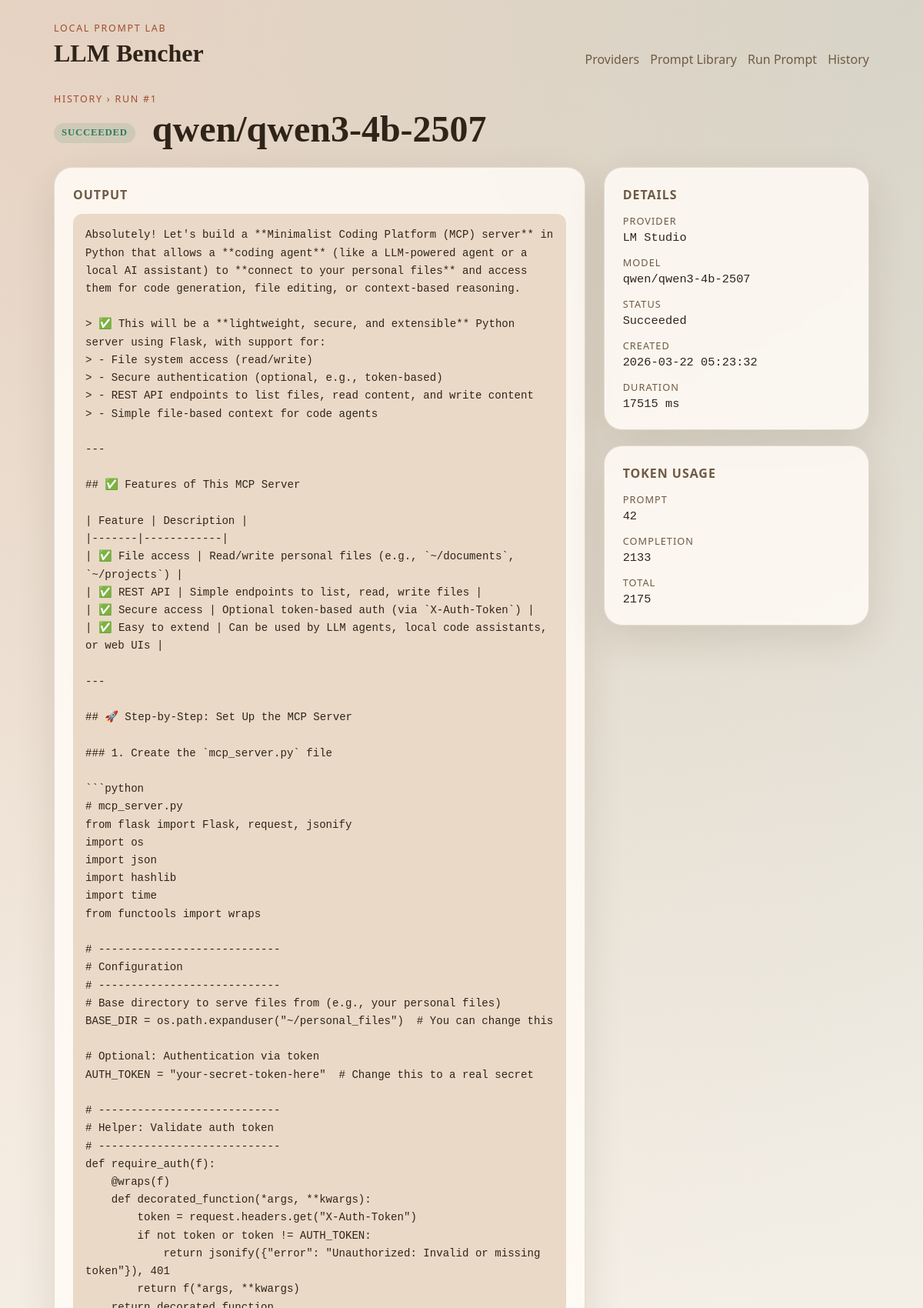
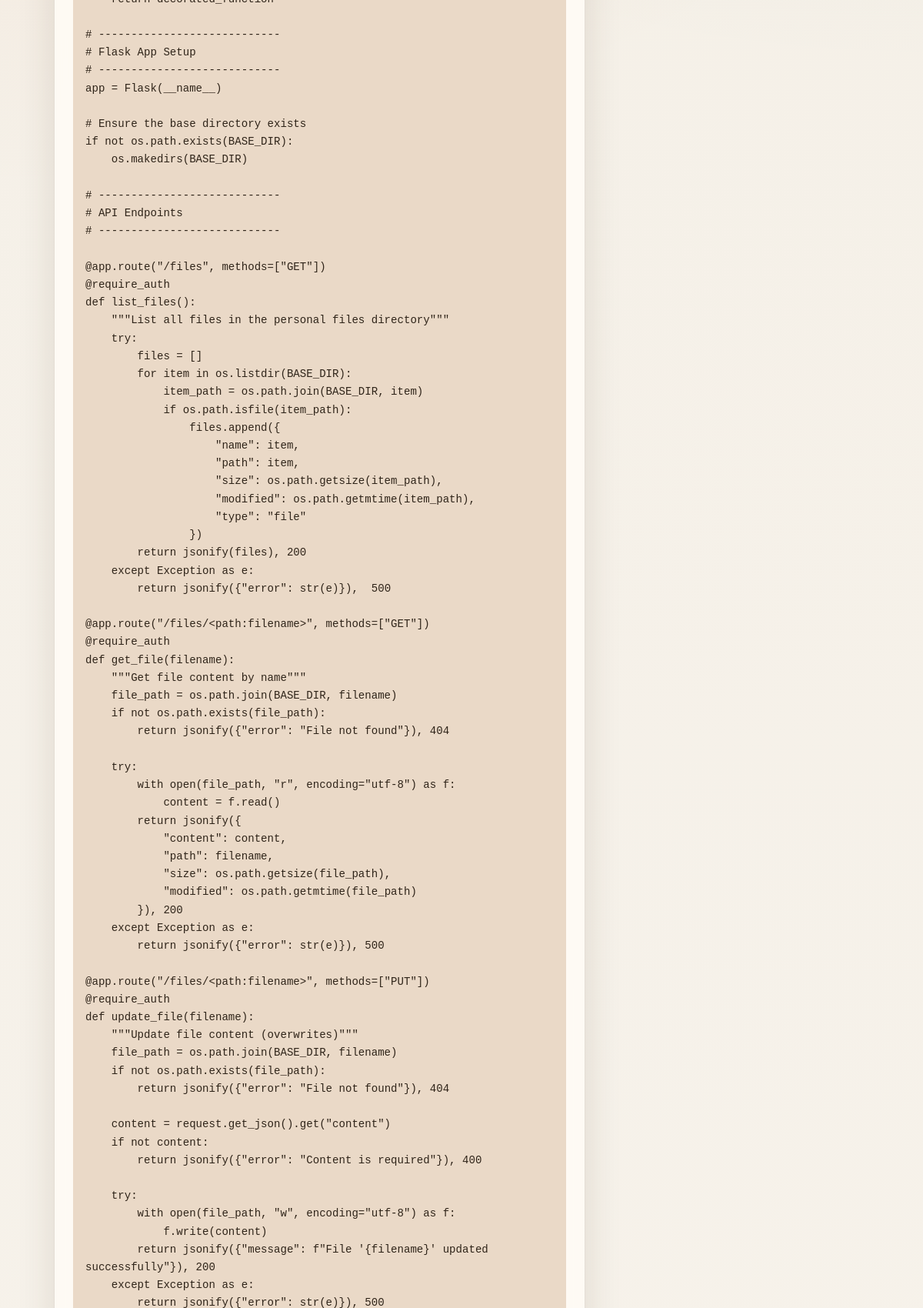
Screenshot of /runs/1 (upper part) with the database file from the repository (2 pictures, top to bottom).
### llm_bencher/models.py (models this page shows)
class TimestampMixin:
    created_at: Mapped[datetime] = mapped_column(
        DateTime(timezone=True),
        default=utc_now,
        nullable=False,
    )
    updated_at: Mapped[datetime] = mapped_column(
        DateTime(timezone=True),
        default=utc_now,
        onupdate=utc_now,
        nullable=False,
    )

class Run(TimestampMixin, Base):
    __tablename__ = "runs"
    id: Mapped[int] = mapped_column(Integer, primary_key=True)
    provider_id: Mapped[int] = mapped_column(ForeignKey("providers.id"), nullable=False)
    provider_model_id: Mapped[int | None] = mapped_column(ForeignKey("provider_models.id"))
    prompt_id: Mapped[int | None] = mapped_column(ForeignKey("prompt_definitions.id"))
    status: Mapped[RunStatus] = mapped_column(
        Enum(RunStatus),
        default=RunStatus.PENDING,
        nullable=False,
    )
    model_identifier: Mapped[str] = mapped_column(String(255), nullable=False)
    model_name: Mapped[str | None] = mapped_column(String(255))
    system_prompt: Mapped[str | None] = mapped_column(Text)
    user_prompt: Mapped[str] = mapped_column(Text, nullable=False)
    template_inputs: Mapped[dict[str, Any]] = mapped_column(JSON, default=dict, nullable=False)
    temperature: Mapped[float | None] = mapped_column(Float)
    max_tokens: Mapped[int | None] = mapped_column(Integer)
    started_at: Mapped[datetime | None] = mapped_column(DateTime(timezone=True))
    completed_at: Mapped[datetime | None] = mapped_column(DateTime(timezone=True))
    failure_message: Mapped[str | None] = mapped_column(Text)
    provider: Mapped["Provider"] = relationship(back_populates="runs")
    provider_model: Mapped["ProviderModel"] = relationship(back_populates="runs")
    prompt: Mapped["PromptDefinition"] = relationship(back_populates="runs")
    result: Mapped["RunResult"] = relationship(
        back_populates="run",
        cascade="all, delete-orphan",
        uselist=False,
    )

class Provider(TimestampMixin, Base):
    __tablename__ = "providers"
    id: Mapped[int] = mapped_column(Integer, primary_key=True)
    slug: Mapped[str] = mapped_column(String(50), unique=True, nullable=False)
    name: Mapped[str] = mapped_column(String(100), nullable=False)
    kind: Mapped[ProviderKind] = mapped_column(Enum(ProviderKind), nullable=False)
    base_url: Mapped[str] = mapped_column(String(255), nullable=False)
    is_enabled: Mapped[bool] = mapped_column(Boolean, default=True, nullable=False)
    is_connected: Mapped[bool] = mapped_column(Boolean, default=False, nullable=False)
    last_health_check_at: Mapped[datetime | None] = mapped_column(DateTime(timezone=True))
    last_error: Mapped[str | None] = mapped_column(Text)
    models: Mapped[list["ProviderModel"]] = relationship(
        back_populates="provider",
        cascade="all, delete-orphan",
    )
    runs: Mapped[list["Run"]] = relationship(back_populates="provider")

class RunResult(Base):
    __tablename__ = "run_results"
    id: Mapped[int] = mapped_column(Integer, primary_key=True)
    run_id: Mapped[int] = mapped_column(ForeignKey("runs.id"), unique=True, nullable=False)
    raw_output_text: Mapped[str] = mapped_column(Text, nullable=False)
    response_metadata: Mapped[dict[str, Any]] = mapped_column(JSON, default=dict, nullable=False)
    latency_ms: Mapped[int | None] = mapped_column(Integer)
    prompt_tokens: Mapped[int | None] = mapped_column(Integer)
    completion_tokens: Mapped[int | None] = mapped_column(Integer)
    total_tokens: Mapped[int | None] = mapped_column(Integer)
    raw_payload: Mapped[dict[str, Any]] = mapped_column(JSON, default=dict, nullable=False)
    created_at: Mapped[datetime] = mapped_column(
        DateTime(timezone=True),
        default=utc_now,
        nullable=False,
    )
    run: Mapped["Run"] = relationship(back_populates="result")

### llm_bencher/web/routes.py (the view)
@router.get("/runs/{run_id}", response_class=HTMLResponse)
def run_detail_page(request: Request, run_id: int) -> HTMLResponse:
    session_factory = request.app.state.session_factory
    back_params = request.query_params.get("back", "")
    with session_factory() as session:
        run = session.scalar(
            select(Run)
            .options(
                selectinload(Run.provider),
                selectinload(Run.provider_model),
                selectinload(Run.prompt).selectinload(PromptDefinition.suite),
                selectinload(Run.result),
            )
            .where(Run.id == run_id)
        )
        if run is None:
            raise HTTPException(status_code=404, detail="Run not found")
    back_url = f"/history?{back_params}" if back_params else "/history"
    return _render(request, "run_detail.html", run=run, back_url=back_url)

### llm_bencher/templates/run_detail.html (shortened to what this page needs)
{% extends "base.html" %}
{% block content %}
<section class="section-header">
  <div>
    <p class="eyebrow"><a href="{{ back_url }}" style="color:var(--accent);text-decoration:none;">History</a> &rsaquo; Run #{{ run.id }}</p>
    <h1>
      {% if run.status.value == "succeeded" %}
        <span class="badge badge-ready" style="vertical-align:middle;margin-right:10px;">Succeeded</span>
      {% elif run.status.value == "failed" %}
        <span class="badge badge-error" style="vertical-align:middle;margin-right:10px;">Failed</span>
      {% else %}
        <span class="badge badge-muted" style="vertical-align:middle;margin-right:10px;">{{ run.status.value | capitalize }}</span>
      {% endif %}
      {{ run.model_name or run.model_identifier }}
    </h1>
  </div>
</section>
<div style="display:grid;grid-template-columns:2fr 1fr;gap:24px;align-items:start;">
  <div style="display:grid;gap:20px;">
    {% if run.result %}
    <section class="panel">
      <h2 style="margin:0 0 14px;font-size:1rem;text-transform:uppercase;letter-spacing:0.06em;color:var(--muted);">Output</h2>
      <pre style="margin:0;white-space:pre-wrap;word-break:break-word;font-family:'Cascadia Mono','Consolas',monospace;font-size:0.88rem;line-height:1.65;background:var(--bg-accent);padding:16px;border-radius:12px;overflow-x:auto;">{{ run.result.raw_output_text }}</pre>
    </section>
    {% elif run.status.value == "failed" %}
    <section class="panel">
      <h2 style="margin:0 0 14px;font-size:1rem;text-transform:uppercase;letter-spacing:0.06em;color:var(--muted);">Error</h2>
      <p style="margin:0;color:var(--accent);">{{ run.failure_message or "No error message recorded." }}</p>
    </section>
    {% endif %}
  </div>
  <aside style="display:grid;gap:20px;">
    <section class="panel">
      <h2 style="margin:0 0 14px;font-size:1rem;text-transform:uppercase;letter-spacing:0.06em;color:var(--muted);">Details</h2>
      <dl class="meta">
        <div>
          <dt>Provider</dt>
          <dd>{{ run.provider.name if run.provider else "—" }}</dd>
        </div>
        <div>
          <dt>Model</dt>
          <dd>{{ run.model_name or run.model_identifier }}</dd>
        </div>
        <div>
          <dt>Status</dt>
          <dd>{{ run.status.value | capitalize }}</dd>
        </div>
        <div>
          <dt>Created</dt>
          <dd>{{ run.created_at.strftime("%Y-%m-%d %H:%M:%S") }}</dd>
        </div>
        {% if run.started_at and run.completed_at %}
        <div>
          <dt>Duration</dt>
          <dd>
            {% if run.result and run.result.latency_ms is not none %}
              {{ run.result.latency_ms }} ms
            {% else %}
              {{ ((run.completed_at - run.started_at).total_seconds() * 1000) | int }} ms
            {% endif %}
          </dd>
        </div>
        {% endif %}
      </dl>
    </section>
    {% if run.result and (run.result.prompt_tokens is not none or run.result.completion_tokens is not none) %}
    <section class="panel">
      <h2 style="margin:0 0 14px;font-size:1rem;text-transform:uppercase;letter-spacing:0.06em;color:var(--muted);">Token usage</h2>
      <dl class="meta">
        {% if run.result.prompt_tokens is not none %}
        <div><dt>Prompt</dt><dd>{{ run.result.prompt_tokens }}</dd></div>
        {% endif %}
        {% if run.result.completion_tokens is not none %}
        <div><dt>Completion</dt><dd>{{ run.result.completion_tokens }}</dd></div>
        {% endif %}
        {% if run.result.total_tokens is not none %}
        <div><dt>Total</dt><dd>{{ run.result.total_tokens }}</dd></div>
        {% endif %}
      </dl>
    </section>
    {% endif %}
  </aside>
</div>
{% endblock %}

### llm_bencher/static/css/app.css (style rules this page uses)
:root { --bg: #f4efe6; --bg-accent: #ead9c7; --surface: rgba(255, 252, 246, 0.85); --surface-strong: #fffaf2; --border: rgba(75, 47, 24, 0.14); --text: #2f2419; --muted: #6f5a44; --accent: #9d4d2f; --accent-soft: #d66d3a; --ready: #2f7d5b; --shadow: 0 18px 50px rgba(58, 38, 20, 0.12); font-family: "Aptos", "Trebuchet MS", "Segoe UI", sans-serif; }
* { box-sizing: border-box; }
body { margin: 0; color: var(--text); background: radial-gradient(circle at top left, rgba(214, 109, 58, 0.18), transparent 24%), radial-gradient(circle at top right, rgba(61, 120, 107, 0.16), transparent 22%), linear-gradient(180deg, var(--bg) 0%, #f9f5ef 100%); }
a { color: inherit; }
.eyebrow { margin: 0 0 6px; color: var(--accent); font-size: 0.78rem; letter-spacing: 0.14em; text-transform: uppercase; }
.hero, .section-grid, .section-header, .card-list { display: grid; gap: 24px; }
.hero h1, .section-header h1 { margin: 0; font-family: "Georgia", "Times New Roman", serif; font-size: clamp(2rem, 4vw, 3.6rem); line-height: 1.05; }
.panel { padding: 24px; border: 1px solid var(--border); border-radius: 24px; background: var(--surface); box-shadow: var(--shadow); backdrop-filter: blur(10px); }
.stat-label, dt { display: block; color: var(--muted); font-size: 0.8rem; letter-spacing: 0.08em; text-transform: uppercase; }
.card-head h2, .panel h2 { margin: 0 0 12px; }
.badge { display: inline-flex; align-items: center; padding: 6px 10px; border-radius: 999px; font-size: 0.8rem; font-weight: 700; text-transform: uppercase; letter-spacing: 0.06em; }
.badge-ready { background: rgba(47, 125, 91, 0.12); color: var(--ready); }
.meta { display: grid; gap: 14px; margin: 0; }
.meta dd { margin: 4px 0 0; font-family: "Cascadia Mono", "Consolas", monospace; font-size: 0.96rem; }

### rows the page displays
Run: id "1", model_name "qwen/qwen3-4b-2507", status.value "Succeeded", created_at "2026-03-22 05:23:32"
Provider: provider "LM Studio"
RunResult: result.latency_ms "17515", result.prompt_tokens "42", result.completion_tokens "2133", result.total_tokens "2175"

### other values shown
{{ app_name }} "LLM Bencher"
